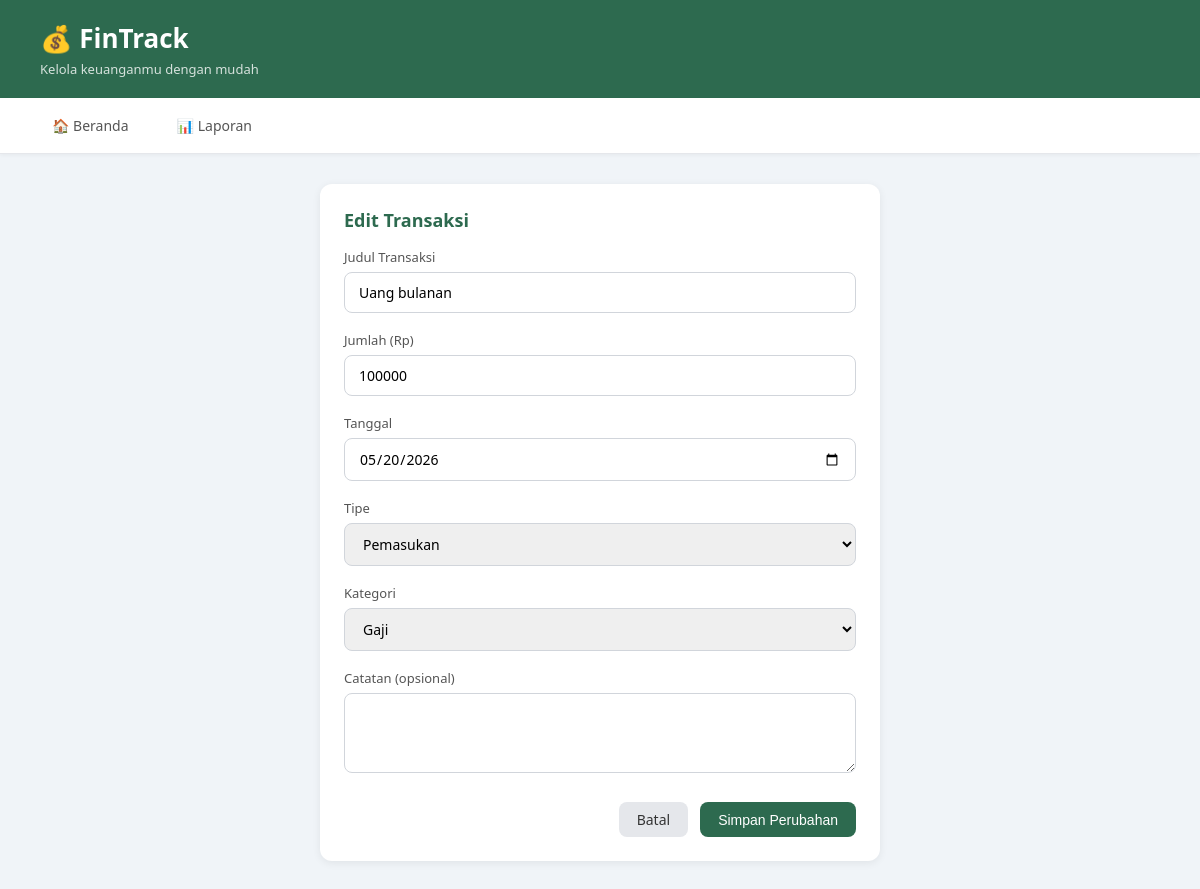
Page /edit/1 (signed in) on the earlier database version.
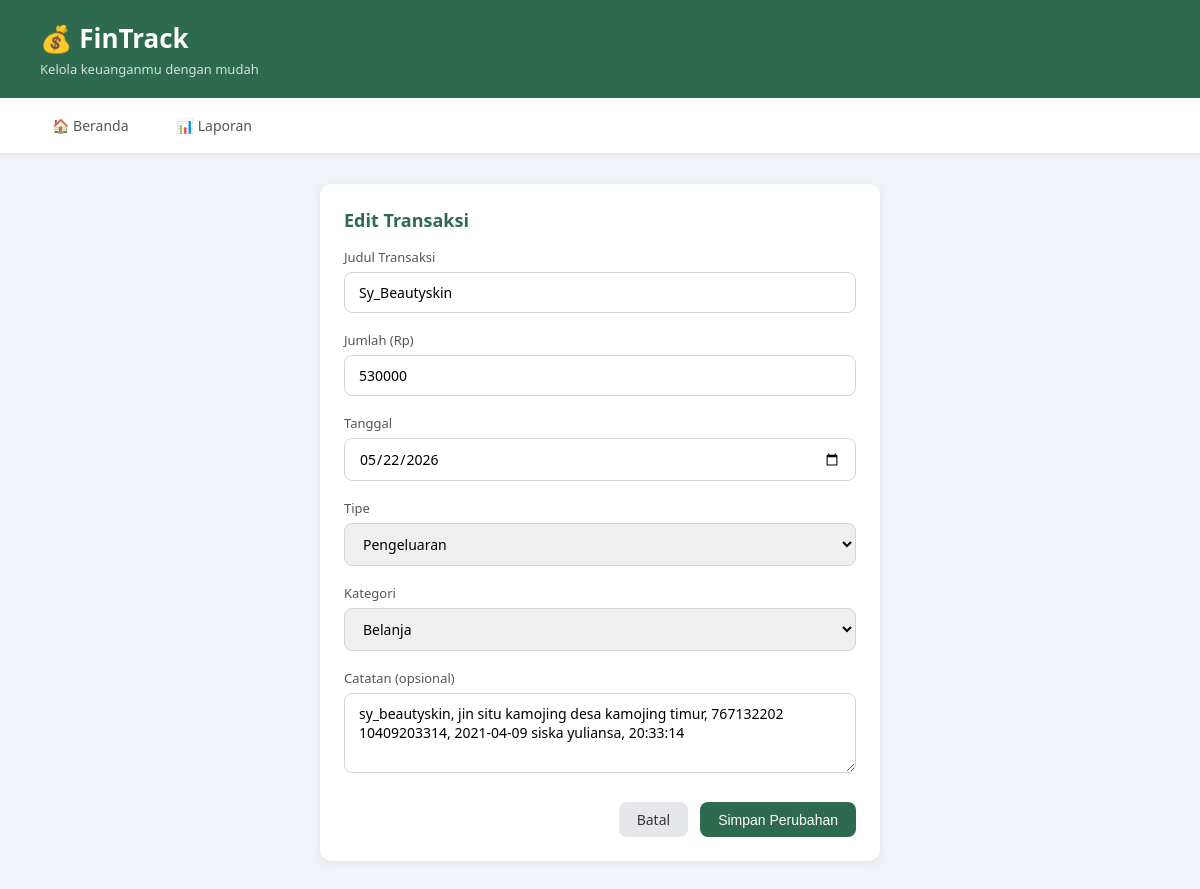
Same page on the later database version.
### app.py (models this page shows)
class Transaction(db.Model):
    id       = db.Column(db.Integer, primary_key=True)
    title    = db.Column(db.String(100), nullable=False)
    amount   = db.Column(db.Float, nullable=False)
    category = db.Column(db.String(50), nullable=False)
    type     = db.Column(db.String(10), nullable=False)
    date     = db.Column(db.DateTime, default=datetime.utcnow)
    note     = db.Column(db.String(200), nullable=True)
    user_id  = db.Column(db.Integer, db.ForeignKey('user.id'), nullable=False)

### app.py (the view, shortened to what this page needs)
@app.route('/edit/<int:id>', methods=['GET', 'POST'])
@login_required
def edit_transaction(id):
    transaction = Transaction.query.filter_by(id=id, user_id=current_user.id).first_or_404()
    return render_template('edit_transaction.html', transaction=transaction)

### app.py (called while the page is built)
@login_manager.user_loader
def load_user(user_id):
    return User.query.get(int(user_id))

### templates/edit_transaction.html (shortened to what this page needs)
<!DOCTYPE html>
<html lang="id">
<head>
    <link rel="stylesheet" href="{{ url_for('static', filename='style.css') }}">
</head>
<body>
<header>
    <h1>💰 FinTrack</h1>
    <p>Kelola keuanganmu dengan mudah</p>
</header>
<nav class="navbar">
    <a href="/">🏠 Beranda</a>
    <a href="/report">📊 Laporan</a>
</nav>
<main>
    <div class="card form-card">
        <h2>Edit Transaksi</h2>
        <form method="POST" action="/edit/{{ transaction.id }}">
            <div class="form-group">
                <label>Judul Transaksi</label>
                <input type="text" name="title"
                       value="{{ transaction.title }}" required>
            </div>
            <div class="form-group">
                <label>Jumlah (Rp)</label>
                <input type="number" name="amount"
                       value="{{ transaction.amount | int }}" min="0" required>
            </div>
            <div class="form-group">
                <label>Tanggal</label>
                <input type="date" name="date"
                       value="{{ transaction.date.strftime('%Y-%m-%d') }}">
            </div>
            <div class="form-group">
                <label>Tipe</label>
                <select name="type">
                    <option value="expense" {{ 'selected' if transaction.type == 'expense' }}>Pengeluaran</option>
                    <option value="income"  {{ 'selected' if transaction.type == 'income'  }}>Pemasukan</option>
                </select>
            </div>
            <div class="form-group">
                <label>Kategori</label>
                <select name="category">
                    {% set categories = ['Makanan','Transport','Belanja','Hiburan','Kesehatan','Pendidikan','Gaji','Lainnya'] %}
                    {% for cat in categories %}
                        <option value="{{ cat }}" {{ 'selected' if transaction.category == cat }}>{{ cat }}</option>
                    {% endfor %}
                </select>
            </div>
            <div class="form-group">
                <label>Catatan (opsional)</label>
                <textarea name="note">{{ transaction.note }}</textarea>
            </div>
            <div class="form-actions">
                <a href="/" class="btn btn-secondary">Batal</a>
                <button type="submit" class="btn btn-primary">Simpan Perubahan</button>
            </div>
        </form>
    </div>
</main>
</body>
</html>

Differences in the rows shown:
changed Transaction: title "Uang bulanan" → "Sy_Beautyskin"; amount "100000" → "530000"; date "05/20/2026" → "05/22/2026"; note (not shown) → "sy_beautyskin, jin situ kamojing desa kamojing timur, 767132202 10409203314, 2021-04-09 siska yuliansa, 20:33:14"
Other differences:
form field type: "Pemasukan" → "Pengeluaran"
form field category: "Gaji" → "Belanja"
